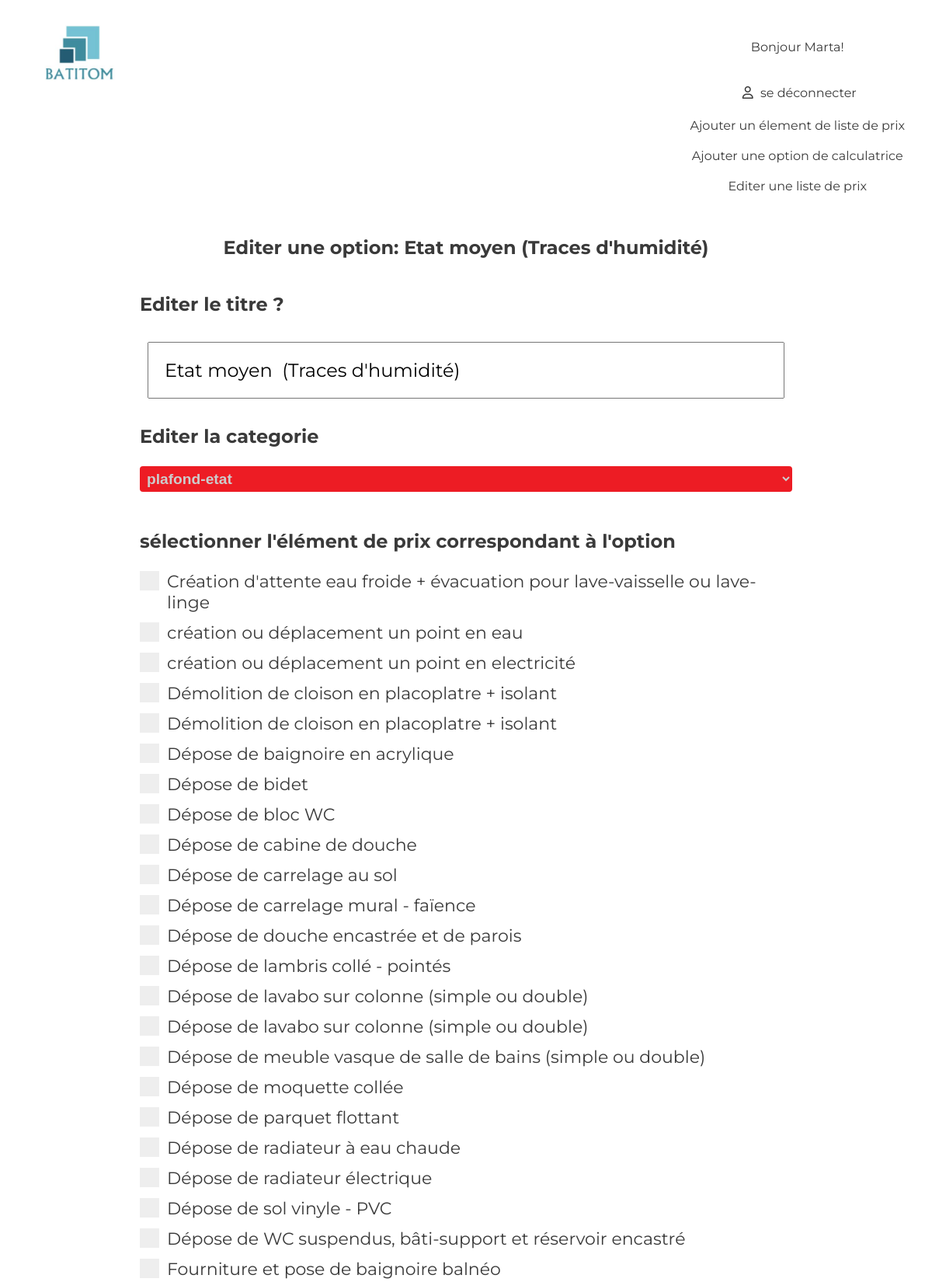
Page /index.php/formquestion/update?id=37 (signed in, upper part) on the committed database.
### tables this page shows
CREATE TABLE IF NOT EXISTS `formquestion` (
  `id` int(11) UNSIGNED NOT NULL AUTO_INCREMENT,
  `title` varchar(100) NOT NULL,
  `category` varchar(100) NOT NULL,
  PRIMARY KEY (`id`)
);

CREATE TABLE IF NOT EXISTS `pricelist` (
  `id` int(10) UNSIGNED NOT NULL AUTO_INCREMENT,
  `description` varchar(255) NOT NULL,
  `category` varchar(100) DEFAULT NULL,
  `price` float NOT NULL,
  `dontFurniture` varchar(100) NOT NULL,
  `bym2` tinyint(1) NOT NULL DEFAULT '0',
  `title` varchar(100) NOT NULL,
  PRIMARY KEY (`id`)
);

### index.php (called while the page is built, shortened)
<?php
require "lib/Router.php";
require "lib/Kernel.php";
require "lib/Database.php";
$kernel = new Kernel();
$kernel->run();

### lib/Database.php (called while the page is built)
<?php
class Database
{
    private static $instance = null;
    private $pdo;
    private function __construct()
    {
        $this->pdo = new PDO
        (
            "mysql:host=localhost;port=3308;dbname=calculator_batitom_db;charset=UTF8",
            "root",
            "",
            [
                PDO::ATTR_ERRMODE => PDO::ERRMODE_EXCEPTION,
                PDO::ATTR_DEFAULT_FETCH_MODE => PDO::FETCH_ASSOC,
            ]
        );
    }
    public function getPdo()
    {
        return $this->pdo;
    }
    public static function getInstance()
    {
        if(self::$instance === null)
        {
            self::$instance = new Database();
        }
        return self::$instance;
    }
}

### app/controllers/FormquestionController.php (called while the page is built, shortened)
<?php
class FormquestionController
{
    public function updateAction()
    {
        $questionModel = new FormquestionModel();
        $priceModel = new PricelistModel();
        if (isset ($_GET['id']) && ctype_digit($_GET['id']))
        {
            $question = $questionModel->find($_GET['id']) ;
            $checkedprices = $priceModel->findCheckedPriceElements($_GET['id']) ;
            return [
                "template" =>
                    [
                        "folder" => "formquestion",
                        "file" => "update",
                    ],
                "neededScripts" =>
                    [
                        "FormValidator.class.js",
                    ],
                "question" => $question,
                "checkedprices" => $checkedprices,
            ];
        }
    }
}

### app/models/AbstractModel.php (called while the page is built, shortened)
<?php
abstract class AbstractModel
{
    public function __construct()
    {
        $this->pdo=Database::getInstance()->getPdo();
    }
}

### app/models/FormquestionModel.php (called while the page is built, shortened)
<?php
class FormquestionModel extends AbstractModel
{
    public function find($id) {
        $query = $this->pdo->prepare("SELECT id, title, category
                                      FROM formquestion
                                      WHERE id= :id");
        $query->execute(["id" => $id]);
        return $query->fetch();
    }
}

### lib/Router.php (called while the page is built, shortened)
<?php
class Router
{
    private $rootURL;
    private $allUrls;
    private static $instance = null;
    private function __construct()
    {
        $this->rootURL = $_SERVER["SCRIPT_NAME"];
        $this->allUrls = [] ;
        foreach ($this->allRoutes as $url => $route)
        {
            $this->allUrls[$route["name"]] = $url ;
        }
    }
    public function generateUrl($routeName)
    {
        if (isset($this->allUrls[$routeName]))
        {
            return $this->rootURL.$this->allUrls[$routeName];
        }
        else
        {
            throw new ErrorException ("Pas de route \" $routeName \" dans le router");
        }
    }
    public static function getInstance()
    {
        if(self::$instance === null)
        {
            self::$instance = new Router();
        }
        return self::$instance;
    }
}

### app/models/PricelistModel.php (called while the page is built, shortened)
<?php
class PricelistModel extends AbstractModel
{
    public function findCheckedPriceElements($questionId)
    {
        $query = $this->pdo->prepare("SELECT pricelist.id, (pricelist_id IS NOT NULL) AS isChecked, pricelist.title
                                                FROM pricelist
                                                LEFT JOIN formquestion_pricelist ON pricelist.id = formquestion_pricelist.pricelist_id
                                                AND FormQuestion_id = :id
                                                ORDER BY title");
        $query->execute([
            "id" => $questionId,
        ]);
        return $query->fetchAll() ;
    }
}

### www/views/formquestion/updateView.phtml (the view, shortened to what this page needs)
<h2>Editer une option: <?= $question['title'] ?></h2>
<form action="<?=Router::getInstance()->generateUrl("batitom_formquestion_update")?>" method="POST" enctype="multipart/form-data" autocomplete="off" data-validate>
    <h3>Editer le titre ?</h3>
    <input type="text" name="title" value="<?= htmlspecialchars($question['title']) ?>" data-minlength="2" />
    <h3>Editer la categorie</h3>
    <select name="category" id="category" data-requiredselect="-1">
        <option value="plafond-etat" <?php if($question['category'] == 'plafond-etat'): ?> selected <?php endif?> >plafond-etat</option>
    </select>
    <h3>sélectionner l'élément de prix correspondant à l'option</h3>
    <div data-minchecked="1">
        <?php foreach($checkedprices as $checkedprice): ?>
            <label for="cat-<?= $checkedprice["id"]?>" class='container'>
                <span class="checkmark"></span>
                <?= htmlspecialchars($checkedprice["title"])?>
            </label>
    <?php endforeach;?>
    </div>
</form>

### www/css/style.css (style rules this page uses)
body { font-family: 'Montserrat', sans-serif; color: #3a3a3a; width: 100%; margin: 0 auto; }
h2 { text-align: center }
h3 { font-size: 1.5em; font-weight: bold; }
form { background-color: #ffffff; margin: 0 auto; width: 70%; min-width: 300px; display: flex; flex-direction: column; justify-content: center; }
form input[type=text], input[type=password] { padding: 20px; margin: 10px; font-size: 1.5em; font-family: 'Montserrat', sans-serif; }
.container { display: block; position: relative; padding-left: 35px; margin-bottom: 12px; cursor: pointer; font-size: 22px; -webkit-user-select: none; -moz-user-select: none; -ms-user-select: none; user-select: none; }
.checkmark { position: absolute; top: 0; left: 0; height: 25px; width: 25px; background-color: #eee; }
.checkmark:after, .checkmark-radio:after { content: ""; position: absolute; display: none; }
.container .checkmark:after, .container .checkmark-radio:after { top: 9px; left: 9px; width: 8px; height: 8px; border-radius: 50%; background: white; }
select { padding: 5px; margin-bottom: 25px; border: none; border-radius: 4px; background-color: #ed1c24; color: #cccccc; font-size: 1.2em; font-weight: bold; }
select:after { position: absolute; content: ""; top: 14px; right: 10px; width: 0; height: 0; border: 6px solid transparent; border-color: #fff transparent transparent transparent; }

### rows in the picture
formquestion: title "Etat moyen (Traces d'humidité)", category "plafond-etat"
pricelist: title "Création d'attente eau froide + évacuation pour lave-vaisselle ou lave-linge"
pricelist: title "création ou déplacement un point en eau"
pricelist: title "création ou déplacement un point en electricité"
pricelist: title "Démolition de cloison en placoplatre + isolant"
pricelist: title "Démolition de cloison en placoplatre + isolant"
pricelist: title "Dépose de baignoire en acrylique"
pricelist: title "Dépose de bidet"
pricelist: title "Dépose de bloc WC"
pricelist: title "Dépose de cabine de douche"
pricelist: title "Dépose de carrelage au sol"
pricelist: title "Dépose de carrelage mural - faïence"
pricelist: title "Dépose de douche encastrée et de parois"
pricelist: title "Dépose de lambris collé - pointés"
pricelist: title "Dépose de lavabo sur colonne (simple ou double)"
pricelist: title "Dépose de lavabo sur colonne (simple ou double)"
pricelist: title "Dépose de meuble vasque de salle de bains (simple ou double)"
pricelist: title "Dépose de moquette collée"
pricelist: title "Dépose de parquet flottant"
pricelist: title "Dépose de radiateur à eau chaude"
pricelist: title "Dépose de radiateur électrique"
pricelist: title "Dépose de sol vinyle - PVC"
pricelist: title "Dépose de WC suspendus, bâti-support et réservoir encastré"
pricelist: title "Fourniture et pose de baignoire balnéo"

### other values in the picture
UserSession::getInstance()->getForname() "Marta"
